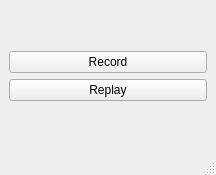
<?xml version="1.0" encoding="UTF-8"?>
<ui version="4.0">
 <class>MainWindow</class>
 <widget class="QMainWindow" name="MainWindow">
  <property name="geometry">
   <rect>
    <x>0</x>
    <y>0</y>
    <width>216</width>
    <height>175</height>
   </rect>
  </property>
  <property name="windowTitle">
   <string>MainWindow</string>
  </property>
  <widget class="QWidget" name="centralwidget">
   <layout class="QVBoxLayout" name="verticalLayout_2">
    <item>
     <layout class="QVBoxLayout" name="verticalLayout">
      <item>
       <widget class="QPushButton" name="pushButton_record">
        <property name="text">
         <string>Record</string>
        </property>
       </widget>
      </item>
      <item>
       <widget class="QPushButton" name="pushButton_replay">
        <property name="text">
         <string>Replay</string>
        </property>
       </widget>
      </item>
     </layout>
    </item>
   </layout>
  </widget>
  <widget class="QMenuBar" name="menubar">
   <property name="geometry">
    <rect>
     <x>0</x>
     <y>0</y>
     <width>216</width>
     <height>21</height>
    </rect>
   </property>
  </widget>
  <widget class="QStatusBar" name="statusbar"/>
 </widget>
 <resources/>
 <connections/>
</ui>
